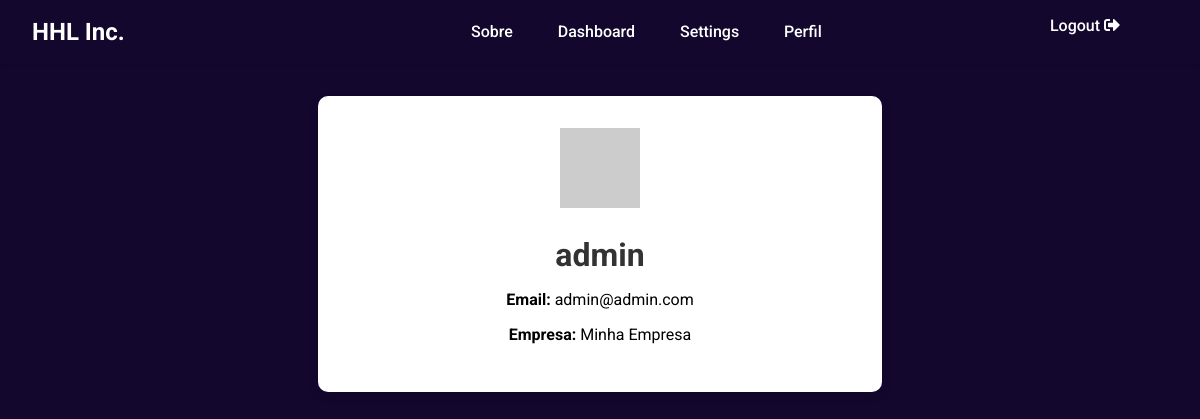
/perfil (signed in), run on the app's committed database.
### app/models.py (models this page shows, shortened)
class User(UserMixin,db.Model):
    id: so.Mapped[int] = so.mapped_column(primary_key=True)
    nome_usuario: so.Mapped[str] = so.mapped_column(sa.String(64), index=True, unique=True)
    nome_empresa: so.Mapped[str] = so.mapped_column(sa.String(200), index=True)
    email: so.Mapped[str] = so.mapped_column(sa.String(120), index=True, unique=True)
    senha_hash: so.Mapped[Optional[str]] = so.mapped_column(sa.String(256))
    configuracoes: so.Mapped[list["Configuracoes"]] = so.relationship(back_populates='usuario')

### app/routes.py (the view)
@app.route('/perfil')
def perfil():
    return render_template('perfil.html')

### app/__init__.py (called while the page is built)
@login.user_loader
def load_user(user_id):
    return User.query.get(int(user_id))

### app/templates/perfil.html
{% extends "base.html" %}
{% block content %}
<div class="profile-container">
  <div class="profile-card">
    <div class="avatar-container">
      {% if current_user.is_authenticated %}
      <img
        src="https://www.gravatar.com/avatar/{{ email_hash }}?d=identicon&s=150"
        alt="Avatar"
        class="profile-avatar"
      />
      {% endif %}
    </div>
    <div class="profile-details">
      {% if current_user.is_authenticated %}
        <h1>{{ current_user.nome_usuario }}</h1>
        <p><strong>Email:</strong> {{ current_user.email }}</p>
        <p><strong>Empresa:</strong> {{ current_user.nome_empresa }}</p>
      {% else %}
        <p>Usuário não autenticado.</p>
      {% endif %}
    </div>
  </div>
</div>
{% endblock %}

### app/static/css/style.css (style rules this page uses)
html, body { font-family: 'Roboto', sans-serif; margin: 0; padding: 0; width: 100%; height: 100%; overflow-x: hidden; background-color: #13072e; }
body { overscroll-behavior-y: contain; }
.profile-container { display: flex; justify-content: center; padding: 2rem; }
.profile-card { background: white; border-radius: 10px; box-shadow: 0 4px 12px rgba(0, 0, 0, 0.1); padding: 2rem; width: 100%; max-width: 500px; text-align: center; }
.avatar-container { margin-bottom: 1.5rem; }
.profile-details h1 { margin: 0 0 0.5rem 0; color: #333; font-size: 2rem; }

### data on the page
User: nome_usuario "admin", email "admin@admin.com", nome_empresa "Minha Empresa"
